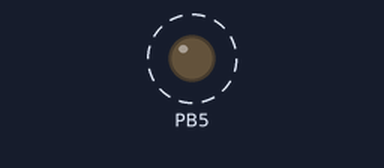
This program was run on a simulated ATmega328P, built with avr-gcc and emulated at 16 MHz. On the bench: output pins drawn as LEDs (lit = HIGH). Dashed ring = blinking.

Above: at 0.06 s.
Timing chart, 0 to 3.0 s (numbered marks = the images above):
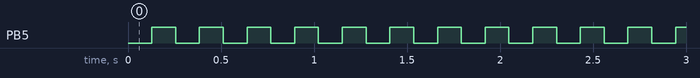

The program:

main.c
```c
/*
 * TimerITN.c
 *
 * Created: 29-Oct-17 2:47:26 PM
 * Author : Tamim
 */

#include <avr/io.h>
#include <avr/interrupt.h>
#define F_CPU 16000000UL

volatile uint8_t timeVeriable=0;
ISR(TIMER0_OVF_vect)

{
	timeVeriable++;
	if (timeVeriable>=125)
	{
		timeVeriable=0;
		PORTB ^= (1<<PORTB5);
	}
}

int main(void)
{
    DDRB=0x20;
	TCCR0B |= (1<<CS00) |(1<<CS01);
	TIFR0 = 1<<TOV0;
	TIMSK0 = 1<<TOIE0;
	sei();

    while (1)
    {
    }
}
```

Measured:
- by itself, PB5: alternates HIGH for 0.13 s and LOW for 0.13 s
